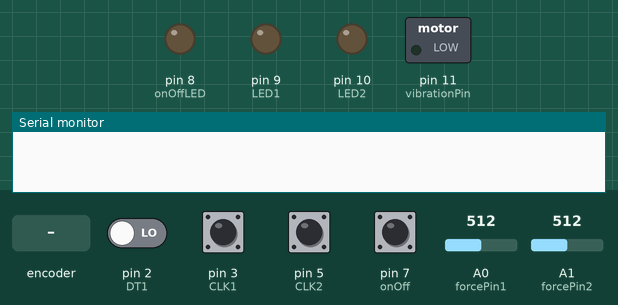
The sketch below on a simulated Arduino Uno, built with avr-gcc and run on an emulated ATmega328P. Shown: switched loads named in the sketch (green lamp = pin HIGH), output pins drawn as LEDs (lit = HIGH), the last lines printed to the serial monitor. The inputs (shaded band) are chosen by the test bench; at power-on: pin 3 (CLK1), pin 5 (CLK2), pin 7 (onOff) HIGH, pin 2 (DT1) LOW, A0 (forcePin1) = 512, A1 (forcePin2) = 512.

Above: at 1.2 s.
1.3 s: pin 7 (onOff) pulled LOW for 0.15 s
At 2.3 s:
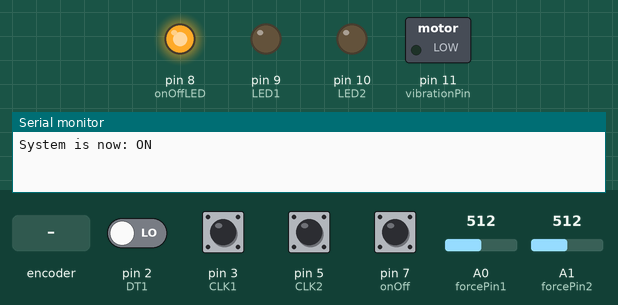
2.9 s: rotary encoder on pin 3 (CLK1) / pin 2 (DT1) turned 3 steps (first pin leading)
At 3.25 s:
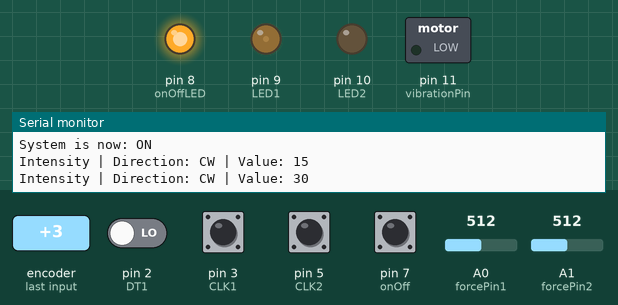
6.5 s: rotary encoder on pin 3 (CLK1) / pin 2 (DT1) turned 3 steps (first pin leading)
At 8.1 s:
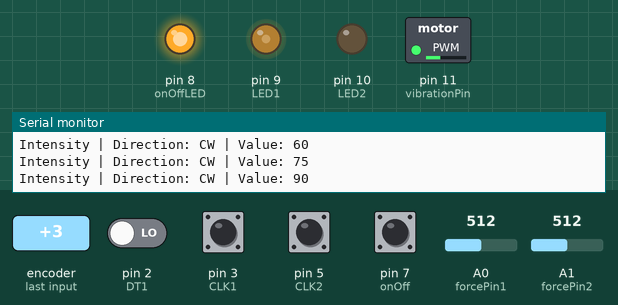
8.6 s: rotary encoder on pin 3 (CLK1) / pin 2 (DT1) turned 3 steps (first pin leading)
At 8.77 s:
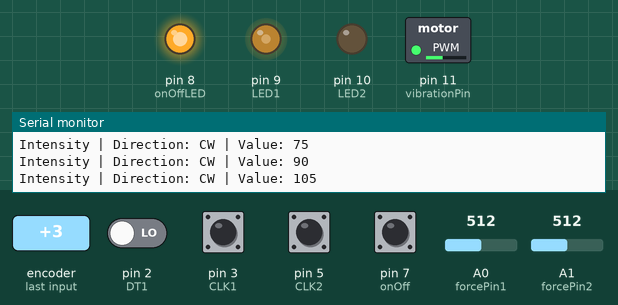
10.7 s: rotary encoder on pin 3 (CLK1) / pin 2 (DT1) turned 2 steps (second pin leading)
At 10.9 s:
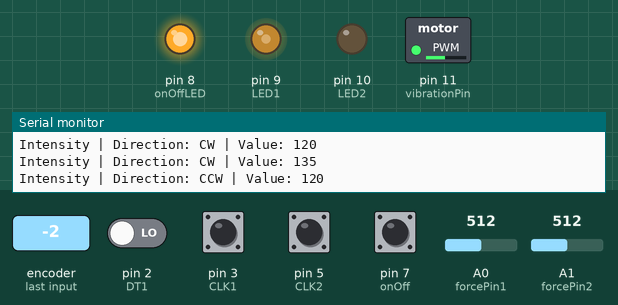
12.6 s: pin 7 (onOff) pulled LOW for 1 s
At 13.3 s:
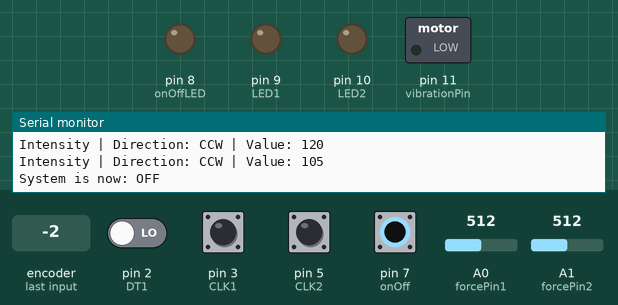
Timing chart, 0 to 15.6 s (numbered marks = the images above; inputs shaded):
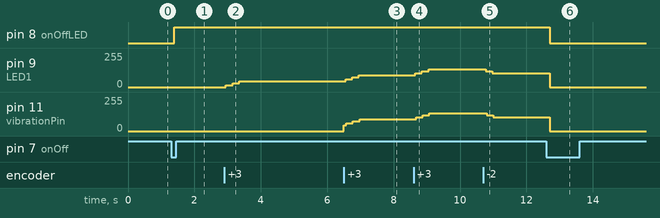

The sketch:

arduinoController-HeadStart.ino
```cpp
// ===== Intensity Encoder Pins =====
const int CLK1 = 3;
const int DT1  = 2;

// ===== Sensitivity Encoder Pins =====
const int CLK2 = 5;
const int DT2  = 4;

// ===== Force Pins =====
const int forcePin1 = A0;
const int forcePin2 = A1;

// ===== LED Pins =====
const int LED1 = 9;  // Intensity LED
const int LED2 = 10; // Sensitivity LED

// ===== ON/OFF BUTTON =====
const int onOff = 7;
const int onOffLED = 8;

// ===== Vibration Pin =====
const int vibrationPin = 11;

// ===== Variables =====
int intensityValue = 0;
int sensitivityValue = 0;

unsigned long pressureStartTime = 0;
const unsigned long minPressTime = 20;
bool isPressing = false;

int stepSize = 15;

int minForce = 150;
int forceValue1;
int forceValue2;

int previousForceValue1;
int previousForceValue2;

int lastCLK1State;
int lastCLK2State;

// ===== System Toggle Flag =====
bool systemOn = false;

// ===== Button helper variables =====
bool lastButtonState = HIGH;
bool buttonHandled = false;

// ===== Setup =====
void setup() {
  Serial.begin(9600);

  pinMode(onOff, INPUT_PULLUP);

  pinMode(CLK1, INPUT);
  pinMode(DT1, INPUT);
  pinMode(CLK2, INPUT);
  pinMode(DT2, INPUT);

  pinMode(LED1, OUTPUT);
  pinMode(LED2, OUTPUT);
  pinMode(onOffLED, OUTPUT);
  pinMode(vibrationPin, OUTPUT);

  // Initialize encoder states
  lastCLK1State = digitalRead(CLK1);
  lastCLK2State = digitalRead(CLK2);

  // Start LEDs and vibration off
  analogWrite(LED1, intensityValue);
  analogWrite(LED2, sensitivityValue);
  analogWrite(vibrationPin, 0);
}

// ===== Encoder update function =====
void updateEncoder(int CLK, int DT, int &lastState, int &value, int ledPin, const char *label) {
  int currentCLK = digitalRead(CLK);

  if (lastState == LOW && currentCLK == HIGH) {
    if (digitalRead(DT) == LOW) value += stepSize; // CW
    else value -= stepSize; // CCW

    value = constrain(value, 0, 255);
    analogWrite(ledPin, value);

    previousForceValue1 = analogRead(forcePin1);
    previousForceValue2 = analogRead(forcePin2);

    Serial.print(label);
    Serial.print(" | Direction: ");
    Serial.print((digitalRead(DT) != currentCLK) ? "CW" : "CCW");
    Serial.print(" | Value: ");
    Serial.println(value);

    delay(25); // debounce
  }

  lastState = currentCLK;
}

// ===== ON/OFF helper function =====
void handleOnOffButton() {
    static bool lastButtonState = HIGH;
    static bool buttonHandled = false;

    bool buttonState = digitalRead(onOff);

    if (buttonState == LOW && lastButtonState == HIGH && !buttonHandled) {
      systemOn = !systemOn;
      buttonHandled = true;

      delay(100);

      Serial.print("System is now: ");
      Serial.println(systemOn ? "ON" : "OFF");

      if (!systemOn) {
        analogWrite(vibrationPin, 0);
        digitalWrite(LED1, 0);
        digitalWrite(LED2, 0);
        digitalWrite(onOffLED, LOW);
      } else {
        digitalWrite(LED1, intensityValue);
        digitalWrite(LED2, sensitivityValue);
        digitalWrite(onOffLED, HIGH);
      }
    }

    if (buttonState == HIGH) buttonHandled = false;

    lastButtonState = buttonState;
}

// ===== Main loop =====
void loop() {
  handleOnOffButton();

  if (systemOn) {
    updateEncoder(CLK1, DT1, lastCLK1State, intensityValue, LED1, "Intensity");
    updateEncoder(CLK2, DT2, lastCLK2State, sensitivityValue, LED2, "Sensitivity");

    forceValue1 = 1023 - analogRead(forcePin1);
    forceValue2 = 1023 - analogRead(forcePin2);


    if (forceValue1 > minForce || forceValue2 > minForce) { // Test to see how much force
      if (!isPressing) {
        isPressing = true;
        pressureStartTime = millis();
      }

      if (millis() - pressureStartTime >= 5100 - (minPressTime * sensitivityValue)) {
        analogWrite(vibrationPin, intensityValue);
      }

    } else {
      analogWrite(vibrationPin, 0);
      isPressing = false;
      pressureStartTime = 0;
    }
  }
}
```

Measured:
- after the input at 1.3 s, pin 8 (onOffLED): LOW → HIGH after 0.10 s
- after the input at 2.9 s, pin 9 (LED1): 0/255 → 15/255 after 0.05 s, → 30/255 0.20 s later, → 45/255 0.20 s later; pin 11 (vibrationPin): 0/255 → 45/255 after 3.6 s
- after the input at 6.5 s, pin 9 (LED1): 45/255 → 60/255 after 0.05 s, → 75/255 0.20 s later, → 90/255 0.20 s later; pin 11 (vibrationPin): 45/255 → 60/255 after 0.08 s, → 75/255 0.20 s later, → 90/255 0.20 s later
- after the input at 8.6 s, pin 9 (LED1): 90/255 → 105/255 after 0.05 s, → 120/255 0.20 s later, → 135/255 0.20 s later; pin 11 (vibrationPin): 90/255 → 105/255 after 0.08 s, → 120/255 0.20 s later, → 135/255 0.20 s later
- after the input at 10.7 s, pin 9 (LED1): 135/255 → 120/255 after 0.08 s, → 105/255 0.20 s later; pin 11 (vibrationPin): 135/255 → 120/255 after 0.10 s, → 105/255 0.20 s later
- after the input at 12.6 s, pin 8 (onOffLED): HIGH → LOW after 0.10 s; pin 9 (LED1), pin 11 (vibrationPin): 105/255 → 0/255 after 0.10 s
